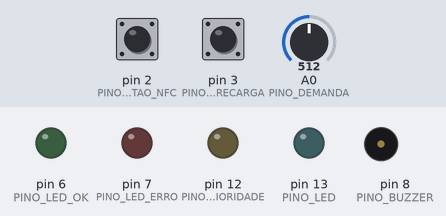
Simulated run of this sketch. Board: Arduino Uno, built with avr-gcc and run on an emulated ATmega328P. Parts: output pins drawn as LEDs (lit = HIGH), buzzer (waves = sounding). Dashed ring = blinking. The test bench sets the inputs (shaded band); at power-on: A0 (PINO_DEMANDA) = 512, pin 3 (PINO_BOTAO_RECARGA) HIGH, pin 2 (PINO_BOTAO_NFC) HIGH. What the sketch prints to the serial monitor is not drawn.

Above: at 1.4 s.
1.5 s: A0 (PINO_DEMANDA) set to 966
At 3.14 s:
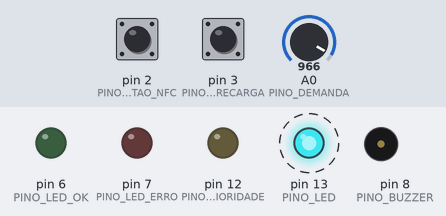
6.6 s: A0 (PINO_DEMANDA) set to 999
At 11.2 s:
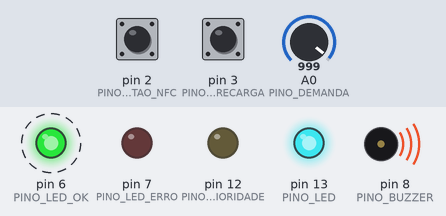
11.7 s: pin 3 (PINO_BOTAO_RECARGA) pulled LOW for 3.2 s
At 34.9 s:
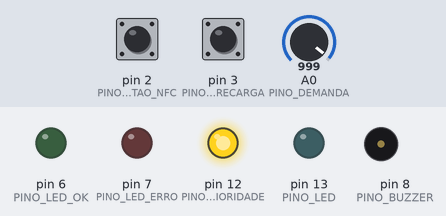
Timing chart, 0 to 36.7 s (numbered marks = the images above; inputs shaded):
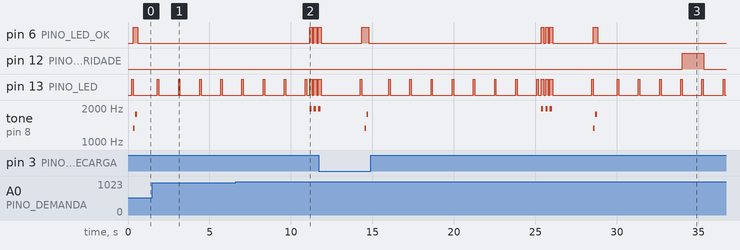

Measured:
- the behaviour switches between 982 and 983 on A0 (PINO_DEMANDA) (found by bisection; images 1 and 2)
- after the input at 11.7 s, pin 7 (PINO_LED_ERRO): stops changing and stays LOW
- by itself, tone on pin 8 (PINO_BUZZER): plays 1319 Hz for 0.09 s, 1760 Hz for 0.11 s, 1976 Hz for 0.13 s, 1976 Hz for 0.13 s, 1976 Hz for 0.13 s, 1319 Hz for 0.09 s … (7 notes in this stretch)

The sketch:

sketch.ino
```cpp
/* ============================================================
   HoloPass - Modulo Embarcado (Edge Computing)
   Global Solution 2026 - Industria Espacial - FIAP

   Simula a logica fisica da pulseira:
   - recebe fixes GNSS simulados;
   - calcula estacao mais proxima por Haversine;
   - registra pagamento NFC com saldo aprovado/negado;
   - emite telemetria no Serial Monitor;
   - pisca LED a cada leitura;
   - toca buzzer no pagamento e na chegada ao destino;
   - le botao de pagamento NFC e botao de recarga;
   - le potenciometro como demanda/cobertura urbana;
   - calcula prioridade urbana para areas mal atendidas.

   Hardware no Wokwi:
   - Arduino UNO
   - LED cyan no pino 13 com resistor 220 ohm (fix GNSS)
   - LED verde no pino 6 (pagamento aprovado)
   - LED vermelho no pino 7 (pagamento negado)
   - LED amarelo no pino 12 (prioridade urbana alta)
   - Buzzer no pino 8
   - Botao NFC no pino 2
   - Botao recarga no pino 3
   - Potenciometro no A0 para demanda/cobertura

   Honestidade tecnica:
   O Arduino UNO nao possui GNSS/NFC embutido. Aqui os fixes e a catraca NFC
   sao simulados para demonstrar a arquitetura. A formula de Haversine e a
   decisao de borda sao reais e equivalentes ao app web e ao modelo Python.
   ============================================================ */

#include <math.h>

const uint8_t PINO_LED = 13;
const uint8_t PINO_BUZZER = 8;
const uint8_t PINO_LED_OK = 6;
const uint8_t PINO_LED_ERRO = 7;
const uint8_t PINO_LED_PRIORIDADE = 12;
const uint8_t PINO_BOTAO_NFC = 2;
const uint8_t PINO_BOTAO_RECARGA = 3;
const uint8_t PINO_DEMANDA = A0;

const float RAIO_TERRA_KM = 6371.0;
const float RAIO_CHEGADA_KM = 0.25;
const unsigned long INTERVALO_LEITURA_MS = 1100;

const int TARIFA_CENTAVOS = 540;
int saldoCentavos = 920;

struct Estacao {
  const char* nome;
  float lat;
  float lng;
  uint8_t cobertura; // 0 = baixa cobertura, 100 = bem atendida
};

const Estacao ESTACOES[] = {
  { "Luz",       -23.5345, -46.6356, 92 },
  { "Se",        -23.5505, -46.6333, 95 },
  { "Liberdade", -23.5588, -46.6336, 82 },
  { "Bras",      -23.5446, -46.6175, 90 },
  { "Republica", -23.5436, -46.6428, 94 },
  { "Paraiso",   -23.5736, -46.6403, 88 },
  { "Pinheiros", -23.5666, -46.7019, 86 },
  { "Osasco",    -23.5329, -46.7918, 54 }
};

const uint8_t N_ESTACOES = sizeof(ESTACOES) / sizeof(ESTACOES[0]);
const uint8_t IDX_ORIGEM = 3;  // Bras
const uint8_t IDX_DESTINO = 1; // Se

float progresso = 0.0;
uint16_t ciclo = 0;
uint8_t numeroViagem = 1;
bool jaAvisouChegada = false;
bool pagamentoProcessado = false;
unsigned long ultimoBotaoNFC = 0;
unsigned long ultimoBotaoRecarga = 0;

float haversineKm(float lat1, float lon1, float lat2, float lon2) {
  float dLat = radians(lat2 - lat1);
  float dLon = radians(lon2 - lon1);
  float a = sin(dLat / 2) * sin(dLat / 2) +
            cos(radians(lat1)) * cos(radians(lat2)) *
            sin(dLon / 2) * sin(dLon / 2);
  return 2 * RAIO_TERRA_KM * asin(sqrt(a));
}

uint8_t estacaoMaisProxima(float lat, float lng, float &distKm) {
  uint8_t melhor = 0;
  float menor = 9999.0;
  for (uint8_t i = 0; i < N_ESTACOES; i++) {
    float d = haversineKm(lat, lng, ESTACOES[i].lat, ESTACOES[i].lng);
    if (d < menor) {
      menor = d;
      melhor = i;
    }
  }
  distKm = menor;
  return melhor;
}

uint8_t precisaoGnssMetros() {
  // Variacao deterministica para simular qualidade real do fix GNSS urbano.
  return 6 + ((ciclo * 7) % 18);
}

uint8_t demandaUrbana() {
  // Potenciometro representa demanda/cobertura externa: 0 = baixa, 100 = alta.
  return map(analogRead(PINO_DEMANDA), 0, 1023, 0, 100);
}

uint8_t scorePrioridadeUrbana(float distKm, uint8_t idxEstacao, uint8_t demanda, uint8_t precisao) {
  uint8_t cobertura = ESTACOES[idxEstacao].cobertura;
  int score = (int)(distKm * 32.0) + (100 - cobertura) / 2 + demanda / 3;
  if (precisao > 18) score += 8;
  return constrain(score, 0, 100);
}

const char* prioridadeUrbana(float distKm, uint8_t idxEstacao, uint8_t demanda, uint8_t precisao) {
  uint8_t cobertura = ESTACOES[idxEstacao].cobertura;
  uint8_t score = scorePrioridadeUrbana(distKm, idxEstacao, demanda, precisao);
  if (distKm > 1.2 || cobertura < 60 || score >= 70) return "ALTA";
  if (distKm > 0.7 || cobertura < 78 || score >= 45) return "MEDIA";
  return "BAIXA";
}

void piscarFixGNSS() {
  digitalWrite(PINO_LED, HIGH);
  delay(90);
  digitalWrite(PINO_LED, LOW);
}

void pulsoLed(uint8_t pino, uint16_t ms) {
  digitalWrite(pino, HIGH);
  delay(ms);
  digitalWrite(pino, LOW);
}

void beepAprovado() {
  digitalWrite(PINO_LED_OK, HIGH);
  tone(PINO_BUZZER, 1319, 90);
  delay(120);
  tone(PINO_BUZZER, 1760, 110);
  delay(140);
  noTone(PINO_BUZZER);
  digitalWrite(PINO_LED_OK, LOW);
}

void beepNegado() {
  for (uint8_t i = 0; i < 2; i++) {
    tone(PINO_BUZZER, 220, 160);
    digitalWrite(PINO_LED_ERRO, HIGH);
    delay(190);
    noTone(PINO_BUZZER);
    digitalWrite(PINO_LED_ERRO, LOW);
    delay(120);
  }
}

void alertaChegada() {
  for (uint8_t i = 0; i < 3; i++) {
    tone(PINO_BUZZER, 1976, 130);
    digitalWrite(PINO_LED, HIGH);
    digitalWrite(PINO_LED_OK, HIGH);
    delay(170);
    noTone(PINO_BUZZER);
    digitalWrite(PINO_LED, LOW);
    digitalWrite(PINO_LED_OK, LOW);
    delay(100);
  }
}

void imprimirValor(int centavos) {
  Serial.print(F("R$ "));
  Serial.print(centavos / 100);
  Serial.print(F(","));
  int resto = centavos % 100;
  if (resto < 10) Serial.print(F("0"));
  Serial.print(resto);
}

bool botaoPressionado(uint8_t pino, unsigned long &ultimoEvento) {
  if (digitalRead(pino) != LOW) return false;
  unsigned long agora = millis();
  if (agora - ultimoEvento < 380) return false;
  ultimoEvento = agora;
  return true;
}

void recarregarSaldo(int centavos) {
  saldoCentavos += centavos;
  if (saldoCentavos >= TARIFA_CENTAVOS) pagamentoProcessado = false;
  Serial.print(F("RECARGA manual: +"));
  imprimirValor(centavos);
  Serial.print(F(" | saldo="));
  imprimirValor(saldoCentavos);
  Serial.println();
  pulsoLed(PINO_LED_OK, 180);
}

void processarNFC() {
  if (pagamentoProcessado) return;

  Serial.print(F("NFC catraca: "));
  if (saldoCentavos >= TARIFA_CENTAVOS) {
    saldoCentavos -= TARIFA_CENTAVOS;
    Serial.print(F("APROVADO | tarifa="));
    imprimirValor(TARIFA_CENTAVOS);
    Serial.print(F(" | saldo="));
    imprimirValor(saldoCentavos);
    Serial.println();
    beepAprovado();
  } else {
    Serial.print(F("NEGADO | saldo="));
    imprimirValor(saldoCentavos);
    Serial.println(F(" | acione o botao de recarga para continuar"));
    beepNegado();
  }

  pagamentoProcessado = true;
}

void imprimirTelemetria(float lat, float lng, uint8_t idxProx, float distProx, float distDestino, uint8_t demanda, uint8_t precisao) {
  uint8_t score = scorePrioridadeUrbana(distProx, idxProx, demanda, precisao);
  Serial.print(F("#"));
  Serial.print(ciclo);
  Serial.print(F(" viagem="));
  Serial.print(numeroViagem);
  Serial.print(F(" fix="));
  Serial.print(precisao);
  Serial.print(F("m lat="));
  Serial.print(lat, 5);
  Serial.print(F(" lng="));
  Serial.print(lng, 5);
  Serial.print(F(" prox="));
  Serial.print(ESTACOES[idxProx].nome);
  Serial.print(F(" distProx="));
  Serial.print(distProx, 2);
  Serial.print(F("km destino="));
  Serial.print(distDestino, 2);
  Serial.print(F("km prioridadeEO="));
  Serial.print(prioridadeUrbana(distProx, idxProx, demanda, precisao));
  Serial.print(F(" score="));
  Serial.print(score);
  Serial.print(F("/100 demanda="));
  Serial.print(demanda);
  Serial.print(F("% cobertura="));
  Serial.print(ESTACOES[idxProx].cobertura);
  Serial.print(F("%"));
  Serial.print(F(" saldo="));
  imprimirValor(saldoCentavos);
  Serial.println();
}

void reiniciarViagem() {
  progresso = 0.0;
  jaAvisouChegada = false;
  pagamentoProcessado = false;
  numeroViagem++;
  Serial.println(F("--- Nova viagem simulada ---"));
  delay(1200);
}

void setup() {
  pinMode(PINO_LED, OUTPUT);
  pinMode(PINO_BUZZER, OUTPUT);
  pinMode(PINO_LED_OK, OUTPUT);
  pinMode(PINO_LED_ERRO, OUTPUT);
  pinMode(PINO_LED_PRIORIDADE, OUTPUT);
  pinMode(PINO_BOTAO_NFC, INPUT_PULLUP);
  pinMode(PINO_BOTAO_RECARGA, INPUT_PULLUP);
  Serial.begin(9600);

  Serial.println(F("============================================"));
  Serial.println(F("  HoloPass Edge - GNSS + NFC + alerta"));
  Serial.print(F("  Origem: "));
  Serial.print(ESTACOES[IDX_ORIGEM].nome);
  Serial.print(F(" | Destino: "));
  Serial.println(ESTACOES[IDX_DESTINO].nome);
  Serial.print(F("  Saldo inicial: "));
  imprimirValor(saldoCentavos);
  Serial.println();
  Serial.println(F("  Botao D2 = NFC manual | Botao D3 = recarga +R$ 20,00"));
  Serial.println(F("  Potenciometro A0 = demanda/cobertura urbana da regiao"));
  Serial.println(F("============================================"));
}

void loop() {
  ciclo++;

  const Estacao origem = ESTACOES[IDX_ORIGEM];
  const Estacao destino = ESTACOES[IDX_DESTINO];
  float lat = origem.lat + (destino.lat - origem.lat) * progresso;
  float lng = origem.lng + (destino.lng - origem.lng) * progresso;

  piscarFixGNSS();
  if (botaoPressionado(PINO_BOTAO_RECARGA, ultimoBotaoRecarga)) {
    recarregarSaldo(2000);
  }

  if (botaoPressionado(PINO_BOTAO_NFC, ultimoBotaoNFC) || (progresso < 0.02 && !pagamentoProcessado)) {
    processarNFC();
  }

  float distProx;
  uint8_t idxProx = estacaoMaisProxima(lat, lng, distProx);
  float distDestino = haversineKm(lat, lng, destino.lat, destino.lng);
  uint8_t precisao = precisaoGnssMetros();
  uint8_t demanda = demandaUrbana();
  bool prioridadeAlta = strcmp(prioridadeUrbana(distProx, idxProx, demanda, precisao), "ALTA") == 0;
  digitalWrite(PINO_LED_PRIORIDADE, prioridadeAlta ? HIGH : LOW);

  imprimirTelemetria(lat, lng, idxProx, distProx, distDestino, demanda, precisao);

  if (distDestino <= RAIO_CHEGADA_KM && !jaAvisouChegada) {
    Serial.print(F(">>> CHEGADA CONFIRMADA EM "));
    Serial.print(destino.nome);
    Serial.println(F(" | buzzer de desembarque acionado <<<"));
    alertaChegada();
    jaAvisouChegada = true;
  }

  progresso += 0.115;
  if (progresso > 1.0001) reiniciarViagem();

  delay(INTERVALO_LEITURA_MS);
}
```
